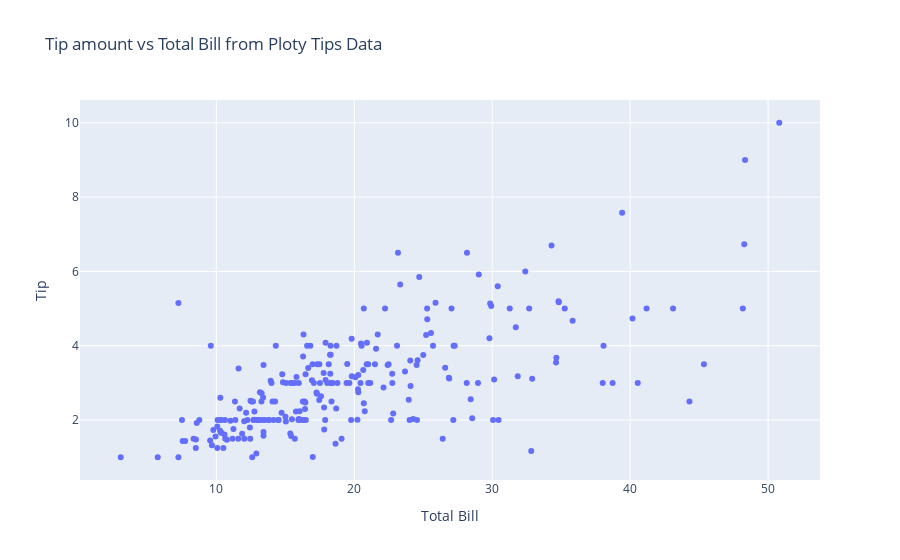

Notebook code for this chart:
### Markdown cell above
### 3.3 Using The New Package
Finally, it's time to use the newly installed package! Pick a dataset from the [data package](https://plotly.com/python-api-reference/generated/plotly.data.html) that is a part of Plotly. 


### 3.3.1 (10 points):

Create a graph using one of these datasets. You can use the documentation for inspiration, but try to change the variables around so you get to really experience the package! Make sure to include titles and axis labels!

### Code cell
import plotly.express as px

tip=px.data.tips()
tip
fig = px.scatter(x=tip["total_bill"], y=tip["tip"],labels={'x':'Total Bill','y':'Tip'},
                 title="Tip amount vs Total Bill from Ploty Tips Data"
                )
fig.show()

### Figure 1 — Plotly figure (JSON) as saved in the notebook; plotly's stock layout.template omitted (floating-point values rounded to 4 significant figures; data arrays with more than 128 entries replaced by an {"elided": "..."} marker saying what was removed)
{"data": [{"hovertemplate": "Total Bill=%{x}<br>Tip=%{y}<extra></extra>", "legendgroup": "", "marker": {"color": "#636efa", "symbol": "circle"}, "mode": "markers", "name": "", "orientation": "v", "showlegend": false, "type": "scatter", "x": {"elided": "244 float values"}, "xaxis": "x", "y": {"elided": "244 float values"}, "yaxis": "y"}], "layout": {"legend": {"tracegroupgap": 0}, "title": {"text": "Tip amount vs Total Bill from Ploty Tips Data"}, "xaxis": {"anchor": "y", "domain": [0, 1], "title": {"text": "Total Bill"}}, "yaxis": {"anchor": "x", "domain": [0, 1], "title": {"text": "Tip"}}}}
